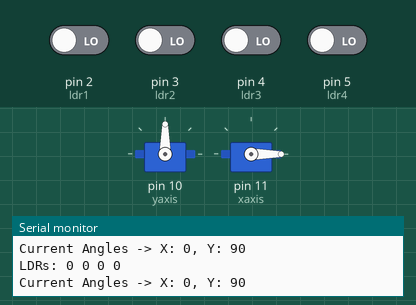
Recording of a sketch running on a simulated Arduino Uno, built with avr-gcc and run on an emulated ATmega328P. On the bench: 2 × servo, the last lines printed to the serial monitor. The test bench sets the inputs (shaded band); at power-on: pin 2 (ldr1), pin 3 (ldr2), pin 4 (ldr3), pin 5 (ldr4) LOW.

Above: at 2.2 s.
2.3 s: pin 4 (ldr3) driven HIGH
At 4.7 s:
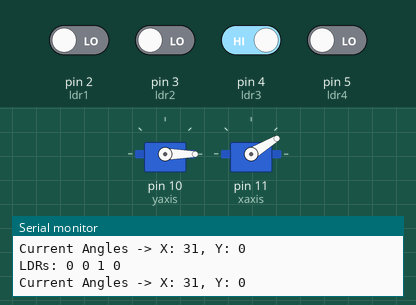
5.3 s: pin 4 (ldr3) driven LOW
At 6.9 s:
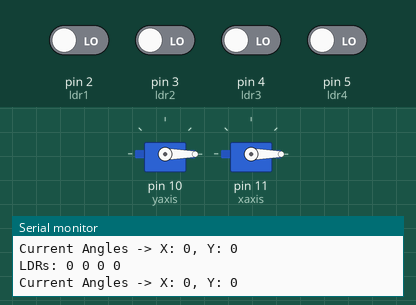
7.2 s: pin 2 (ldr1) driven HIGH
At 8.29 s:
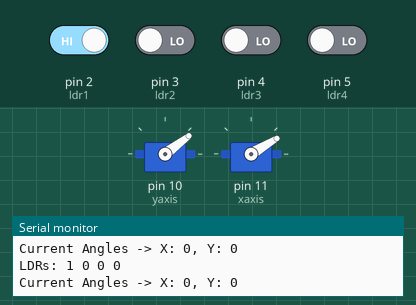
10.2 s: pin 2 (ldr1) driven LOW
At 11.3 s:
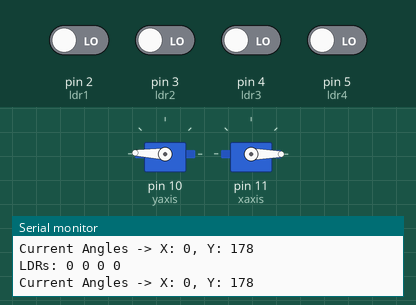
12.3 s: pin 5 (ldr4) driven HIGH
At 14.6 s:
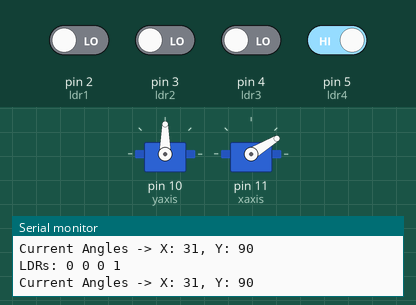
15.3 s: pin 5 (ldr4) driven LOW
At 16.4 s:
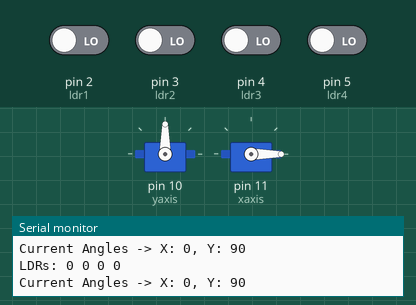
Timing chart, 0 to 18.2 s (numbered marks = the images above; inputs shaded):
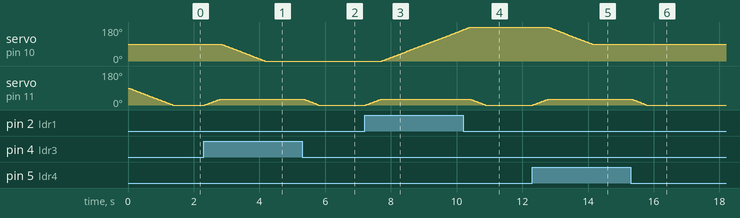

The sketch:

main.ino
```cpp
#include <Servo.h>

#define ldr1 2
#define ldr2 3
#define ldr3 4
#define ldr4 5

Servo yaxis;
Servo xaxis;

void setup() {
  // put your setup code here, to run once:
  Serial.begin(115200);
  pinMode(ldr1, INPUT);
  pinMode(ldr2, INPUT);
  pinMode(ldr3, INPUT);
  pinMode(ldr4, INPUT);
  yaxis.attach(10);
  xaxis.attach(11);
}

void setServos(int xdestination, int ydestination, int xcurrent, int ycurrent) {
  // Move the X servo smoothly
  if (xcurrent < xdestination) {
    for (int pos = xcurrent; pos <= xdestination; pos++) {
      xaxis.write(pos);
      delay(15);  // Adjust delay for smoothness
    }
  } else {
    for (int pos = xcurrent; pos >= xdestination; pos--) {
      xaxis.write(pos);
      delay(15);  // Adjust delay for smoothness
    }
  }

  // Move the Y servo smoothly
  if (ycurrent < ydestination) {
    for (int pos = ycurrent; pos <= ydestination; pos++) {
      yaxis.write(pos);
      delay(15);  // Adjust delay for smoothness
    }
  } else {
    for (int pos = ycurrent; pos >= ydestination; pos--) {
      yaxis.write(pos);
        delay(15);  // Adjust delay for smoothness
    }
  }
}

void loop() {
  // put your main code here, to run repeatedly:
  int val[4] = { digitalRead(ldr1),
                 digitalRead(ldr2),
                 digitalRead(ldr3),
                 digitalRead(ldr4) };

  int xangle = xaxis.read();
  int yangle = yaxis.read();

  Serial.print("LDRs: ");
  for (int i = 0; i < 4; i++) {
    Serial.print(val[i]);
    Serial.print(" ");
  }
  Serial.println();

  // Debugging: print current servo angles
  Serial.print("Current Angles -> X: ");
  Serial.print(xangle);
  Serial.print(", Y: ");
  Serial.println(yangle);

  if(val[0] == 0 && val[1] == 0 && val[2] == 0 && val[3] == 0)
  setServos(-1, yangle, xangle, yangle);
  if(val[0] == 1 && val[1] == 1 && val[2] == 1 && val[3] == 1)
  setServos(-1, yangle, xangle, yangle);
  else if(val[0] == 1 && val[1] == 1 && val[2] == 0 && val[3] == 1)
  setServos(31, 178, xangle, yangle);
  else if(val[0] == 1 && val[1] == 0 && val[2] == 0 && val[3] == 0)
  setServos(31, 178, xangle, yangle);
  else if(val[0] == 1 && val[1] == 0 && val[2] == 0 && val[3] == 1)
  setServos(31, 140, xangle, yangle);
  else if(val[0] == 1 && val[1] == 0 && val[2] == 1 && val[3] == 1)
  setServos(31, 90, xangle, yangle);
  else if(val[0] == 0 && val[1] == 0 && val[2] == 0 && val[3] == 1)
  setServos(31, 90, xangle, yangle);
  else if(val[0] == 0 && val[1] == 1 && val[2] == 1 && val[3] == 1)
  setServos(31, 0, xangle, yangle);
  else if(val[0] == 0 && val[1] == 0 && val[2] == 1 && val[3] == 0)
  setServos(31, 0, xangle, yangle);
  else if(val[0] == 0 && val[1] == 0 && val[2] == 1 && val[3] == 1)
  setServos(31,45, xangle, yangle);
}
```

Measured:
- after the input at 2.3 s, servo on pin 10 (yaxis): moves from 90° to 0° over 1.3 s, starting after 0.52 s; servo on pin 11 (xaxis): moves from 0° to 31° over 0.45 s, starting at once
- after the input at 5.3 s, servo on pin 11 (xaxis): moves from 31° to 0° over 0.45 s, starting at once
- after the input at 7.2 s, servo on pin 10 (yaxis): moves from 0° to 165° over 2.5 s, starting after 0.52 s; servo on pin 11 (xaxis): moves from 0° to 31° over 0.45 s, starting at once
- after the input at 10.2 s, servo on pin 11 (xaxis): moves from 31° to 0° over 0.44 s, starting after 0.24 s
- after the input at 12.3 s, servo on pin 10 (yaxis): moves from 178° to 90° over 1.3 s, starting after 0.50 s; servo on pin 11 (xaxis): moves from 0° to 31° over 0.45 s, starting at once
- after the input at 15.3 s, servo on pin 11 (xaxis): moves from 31° to 0° over 0.45 s, starting at once
